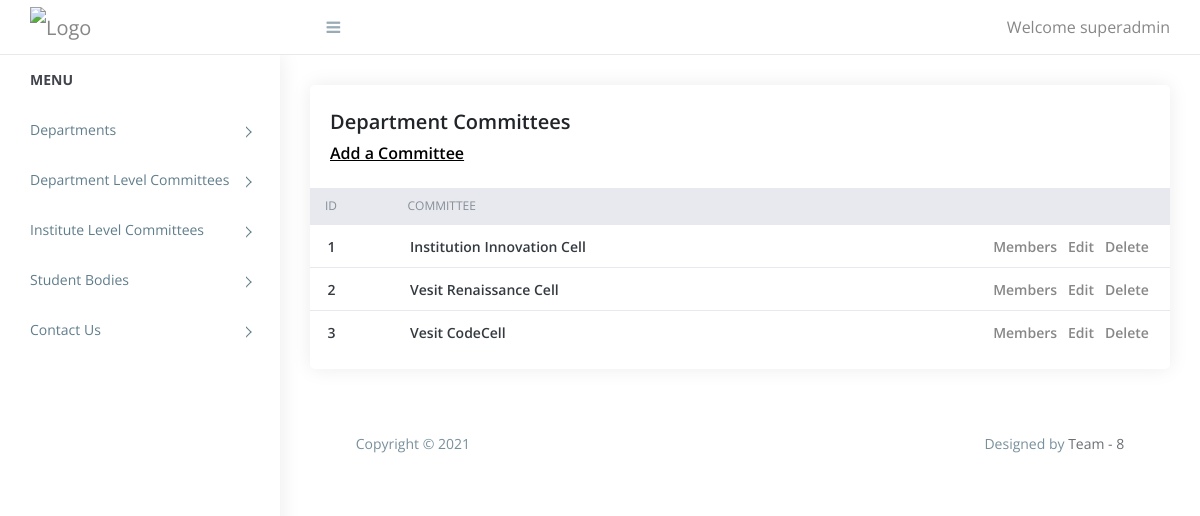
Screenshot of /superadmin/dept_commi.php (signed in) with the database file from the repository.
### tables this page shows
CREATE TABLE `committee` (
  `com_id` int(11) NOT NULL,
  `com_name` varchar(50) NOT NULL,
  `abbrv` varchar(10) NOT NULL,
  `com_category` varchar(50) NOT NULL
);

### superadmin/dept_commi.php (the view, shortened to what this page needs)
<?php
require('header.inc.php');
$ser=0;
$sql = " select * from committee where com_category='department'";
$res = mysqli_query($con, $sql);
?>
<div class="content pb-0">
            <div class="orders">
               <div class="row">
                  <div class="col-xl-12">
                     <div class="card">
                        <div class="card-body">
                           <h4 class="box-title">Department Committees </h4>
                           <h4 class="box-link"><a href='manage_comm.php?comm=department'> Add a Committee </a> </h4>
                        </div>
                        <div class="card-body--">
                           <div class="table-stats order-table ov-h">
                              <table class="table ">
                                 <thead>
                                    <tr>
                                       <th>ID</th>
                                       <th>Committee</th>
                                       <th></th>
                                    </tr>
                                 </thead>
                                 <tbody>
                                    <?php
                                    if ($res){
                                        while ($row = mysqli_fetch_array($res)){
                                          $ser=$ser+1;
                                            echo "<tr>";
                                            echo "<td>" . $ser . "</td>";
                                            echo "<td>" . $row['com_name'] . "</td>";
                                            echo "<td>";
                                            echo "<a href='showpeople.php?type=show&abbrv=" .$row['abbrv']. "'>Members</a>&nbsp&nbsp&nbsp";
                                            echo "<a href='manage_comm.php?comm=department&type=edit&id=" .$row['com_id']. "'>Edit</a>&nbsp&nbsp&nbsp";
                                            echo "<a href='?type=delete&id=" .$row['com_id']. "'>Delete</a>&nbsp";
                                            echo "</td>";
                                        }
                                    }
                                    ?>
                                 </tbody>
                              </table>
                           </div>
                        </div>
                     </div>
                  </div>
               </div>
            </div>
<?php
require('footer.inc.php');
?>

### superadmin/assets/css/style.css (style rules this page uses)
body { display: table; font-family: open sans, sans-serif; font-size: 16px; width: 100% }
a, button { text-decoration: none; outline: none!important; color: #878787; -webkit-transition: all .25s ease; transition: all .25s ease }
h1, h2, h3, h4, h5, h6 { margin: 0 }
.pb-0 { padding-bottom: 0 }
.ov-h { overflow: hidden }
.order-table { position: relative }
.order-table:after, .order-table:before { content: ""; position: absolute; top: 0; height: 37px; width: 10px; background: #e8e9ef }
.order-table:after { right: -1px }
.order-table:before { left: -1px }
.order-table tr th { background: #e8e9ef }
.order-table tr td:last-child, .order-table tr th:last-child { text-align: right }
.order-table tr:last-child td { border: none }
.content { float: left; padding: 1.875em; width: 100% }
.card { margin-bottom: 1.875em; border-radius: 5px; padding: 0; border: 0 solid transparent; -webkit-box-shadow: 0 0 20px rgba(0, 0, 0, .08); box-shadow: 0 0 20px rgba(0, 0, 0, .08) }
.card .box-title { font-weight: 600; font-size: 20px; padding: 5px 0 }
.card .card-body { float: left; padding: 1.25em; position: relative; width: 100% }
.card h4 { font-size: 1.1rem }
.table-stats table { font-family: open sans }
.table-stats table th, .table-stats table td { border: none; border-bottom: 1px solid #e8e9ef; color: #868e96; font-size: 12px; font-weight: 400; padding: .75em 1.25em; text-transform: uppercase }
.table-stats table td { color: #343a40; font-size: 14px; font-weight: 600; text-transform: capitalize; vertical-align: middle }
@media (max-width:1368px) { .card-body { padding: 15px } }
.card .box-link { font-weight: 600; font-size: 16px; padding: 5px 0 }
.card .box-link a { color:#000; text-decoration:underline; }

### rows the page displays
committee: com_name "Institution Innovation Cell"
committee: com_name "Vesit Renaissance Cell"
committee: com_name "Vesit CodeCell"

### other values shown
$cur_user "superadmin"
